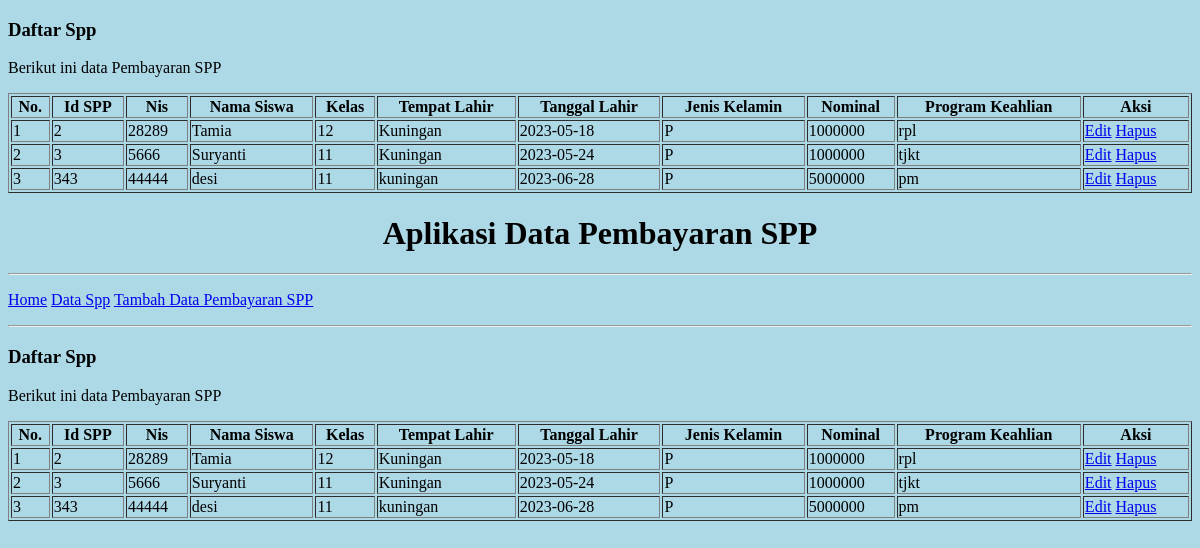
The page /index.php?file=spp&aksi=tampil on the database its author committed.
### tables this page shows
CREATE TABLE `tbl_spp` (
  `id_spp` int(11) NOT NULL,
  `nis` int(11) NOT NULL,
  `nama_siswa` varchar(30) NOT NULL,
  `kelas` int(11) NOT NULL,
  `tempat_lahir` varchar(50) NOT NULL,
  `tgl_lahir` date NOT NULL,
  `jenis_kelamin` enum('L','P') NOT NULL,
  `nominal` int(11) NOT NULL,
  `perogram_keahlian` varchar(30) NOT NULL
);

### Database.php (called while the page is built, shortened)
<?php
class Database {
protected $host='localhost';
protected $user='root';
protected $pass='';
protected $dbname='spp';
public function __construct(){
$this->mysqli=NEW mysqli($this->host,
$this->user,$this->pass,$this->dbname);
}
}

### Spp.php (called while the page is built, shortened)
<?php
class Spp extends Database {
public function tampil(){
$sql=$this->mysqli->query("SELECT * FROM tbl_spp") or die($this->CekError());
while($data=$sql->fetch_object()){
$datasppsiswa[]=$data;
}
if(isset($datasppsiswa)){
return $datasppsiswa;
}
}
}

### spp.php (the view, shortened to what this page needs)
<?php
$dataspp=NEW Spp;
if($_GET['aksi']=='tampil'){
$html = null;
$html .='<h3>Daftar Spp</h3>';
$html .='<p>Berikut ini data Pembayaran SPP</p>';
$html .='<table border="1" width="100%">
<thead>
<th>No.</th>
<th>Id SPP</th>
<th>Nis</th>
<th>Nama Siswa</th>
<th>Kelas</th>
<th>Tempat Lahir</th>
<th>Tanggal Lahir</th>
<th>Jenis Kelamin</th>
<th>Nominal</th>
<th>Program Keahlian</th>
<th>Aksi</th>
</thead>
<tbody>';
$data = $dataspp->tampil();
$no=null;
if(isset($data)){
foreach($data as $barisSpp){
$no++;
$html .='<tr>
<td>'.$no.'</td>
<td>'.$barisSpp->id_spp.'</td>
<td>'.$barisSpp->nis.'</td>
<td>'.$barisSpp->nama_siswa.'</td>
<td>'.$barisSpp->kelas.'</td>
<td>'.$barisSpp->tempat_lahir.'</td>
<td>'.$barisSpp->tgl_lahir.'</td>
<td>'.$barisSpp->jenis_kelamin.'</td>
<td>'.$barisSpp->nominal.'</td>
<td>'.$barisSpp->perogram_keahlian.'</td>
<td>
<a href="index.php?file=spp&aksi=edit&id_spp='.$barisSpp->id_spp.'">Edit</a>
<a href="index.php?file=spp&aksi=hapus&id_spp='.$barisSpp->id_spp.'">Hapus</a>
</td>
</tr>';
}
}
$html .='</tbody>
</table>';
echo $html;
}
?>

### index.php (shortened to what this page needs)
<!DOCTYPE html>
<html lang="en">
<head>
<link rel="stylesheet" href="style.css">
</head>
<body>
<?php
include('class/Database.php');
include('class/Spp.php');
  ?>
<center><h1>Aplikasi Data  Pembayaran SPP </center></h1>
<hr/>
<p>
<a href="index.php">Home</a>
<a href="index.php?file=spp&aksi=tampil">Data Spp</a>
<a href="index.php?file=spp&aksi=tambah">Tambah Data Pembayaran SPP</a>
</p>
<hr/>
<?php
if(isset($_GET['file'])){
include($_GET['file'].'.php');
} else {
echo '<h1 align="center">Selamat Datang</h1>';
}
?>
</body>
</html>

### style.css (style rules this page uses)
* { background-color: lightblue; }
h1 { color: black; text-align: center; }

### rows shown on the page
tbl_spp: id_spp "2", nis "28289", nama_siswa "Tamia", kelas "12", tempat_lahir "Kuningan", tgl_lahir "2023-05-18", jenis_kelamin "P", nominal "1000000", perogram_keahlian "rpl"
tbl_spp: id_spp "3", nis "5666", nama_siswa "Suryanti", kelas "11", tempat_lahir "Kuningan", tgl_lahir "2023-05-24", jenis_kelamin "P", nominal "1000000", perogram_keahlian "tjkt"
tbl_spp: id_spp "343", nis "44444", nama_siswa "desi", kelas "11", tempat_lahir "kuningan", tgl_lahir "2023-06-28", jenis_kelamin "P", nominal "5000000", perogram_keahlian "pm"
